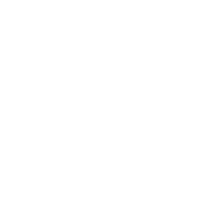
Frame 1 (no input)
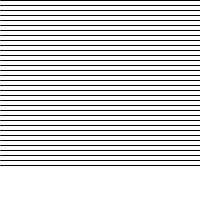
Frame 60 (the mouse pressed at the canvas centre just before this capture)
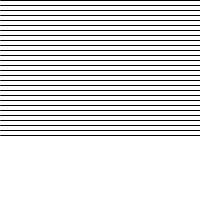
Frame 120 (the mouse held since frame 60 and released just before this capture)

The Processing sketch that drew these frames (run headless with seeded random() and noise(); from frame 60 on, the mouse is pressed at the canvas centre):

// Processing sketch: Exercise_6___5
// ── Exercise_6___5.pde
int endY;

void setup() {
  size(200, 200);
  frameRate(5);
  endY = 0;
}

void draw() {
  background(255);
  for (int y = 0; y < endY; y+=5) {
    stroke(0);
    line(0, y, width, y);
  }
  
 
  endY += 10;
  
  if (endY > height) {
    endY = 0;
  }
}
